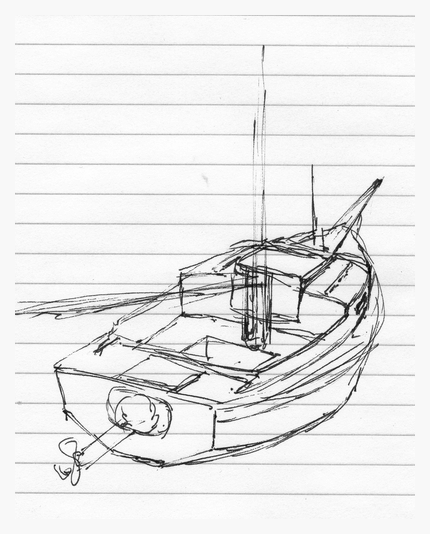
#> input picture results/183_img_moredata_CNN_E100_Batch10_Filters64_Neurons64_Actrelu_Layers_3.h5_0.55_test_before.png, 430 x 534 px, given in place of 107_img.png, which was not available
$ jupyter execute fourier_transform.ipynb   (older library calls are emulated)
#> lines starting #> are read from the running program, lines starting #| are printed output that depends on the picture; after the words box and inside, x2 and y2 are one past the last pixel; in counts of white or black regions, pixels touching at a corner belong together; pictures that were not available may be replaced by others from this repository, and a replacement may not be noted
[cell 1]
import numpy as np
from scipy.misc import imshow, imsave, imread, imresize
from scipy.ndimage import filters, morphology
from skimage import filters
from skimage.draw import line
from scipy import ndimage, spatial
import matplotlib.pyplot as plt

[cell 2]
def houghLines(img):
    w,h = img.shape
    acc=[]
    for i in range(h):
        rr,cc = line(0, i, w-1, h-i-1)
        acc.append(np.sum(img[rr, cc]))
    mi = np.argmax(acc)
    ret = np.zeros(img.shape, dtype=np.bool)
    rr,cc = line(0, mi, w-1, h-mi-1)
    ret[rr,cc]=True
    return ret

[cell 3]
def removeLines(img):
    imfft = np.fft.fft2(img)
    imffts = np.fft.fftshift(imfft)

    mags = np.abs(imffts)
    angles = np.angle(imffts)

    visual = np.log(mags)


    visual3 = np.abs(visual.astype(np.int16) - np.mean(visual))

    ret = houghLines(visual3)
    ret = morphology.binary_dilation(ret )
    ret = morphology.binary_dilation(ret )
    ret = morphology.binary_dilation(ret )
    ret = morphology.binary_dilation(ret )
    ret = morphology.binary_dilation(ret )
    w,h=ret.shape
    ret[int(w/2-3):int(w/2+3), int(h/2-3):int(h/2+3)]=False


    delta = np.mean(visual[ret]) - np.mean(visual)


    visual_blured = ndimage.gaussian_filter(visual, sigma=5)


    visual[ret] =visual_blured[ret]


    newmagsshift = np.exp(visual)

    newffts = newmagsshift * np.exp(1j*angles)

    newfft = np.fft.ifftshift(newffts)

    imrev = np.fft.ifft2(newfft)

    newim2 =  np.abs(imrev).astype(np.uint8)


    newim2 = np.maximum(newim2, img)

    return newim2

[cell 4]
img = imread('../data/medium/107_img.png', mode='L')
#> img: shape (534, 430); min 0, max 255, mean 233.8

[cell 5]
plt.imshow(img, cmap='gray')

[cell 6]
imffts = houghLines(img)
#> after the loop in houghLines, `for i in range(h):`: acc = 430 values, max 125482 at index 199, min 117474 at index 403, mean 122911.9
#> in houghLines, `mi = np.argmax(acc)`: mi = 199
#> in houghLines, `ret = np.zeros(img.shape, dtype=np.bool)`: ret: shape (534, 430) bool; every value is 0
#> in houghLines, `rr,cc = line(0, mi, w-1, h-mi-1)`: rr = 534 values from 0 to 533; cc = 534 values from 199 to 230
#> in houghLines, `ret[rr,cc]=True`:
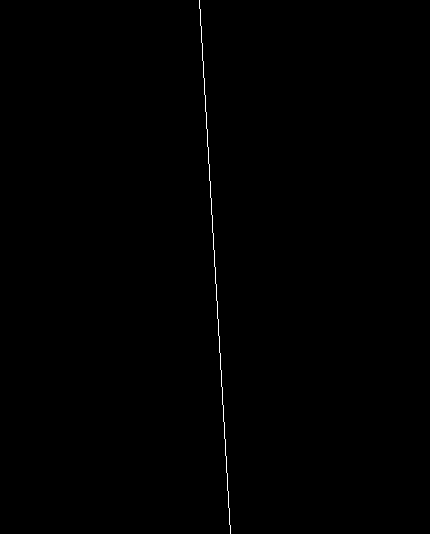
#> ret: shape (534, 430) bool; 0.23% white in thin lines or dots, all inside (x1, y1, x2, y2) = (199, 0, 231, 534)

[cell 7]
plt.imshow(houghLines(img), cmap='gray')

[cell 8]
imfft = np.fft.fft2(img)
imffts = np.fft.fftshift(imfft)

[cell 9]
mags = np.abs(imffts)
angles = np.angle(imffts)

[cell 10]
visual = np.log(mags)
visual3 = np.abs(visual.astype(np.int16) - np.mean(visual))
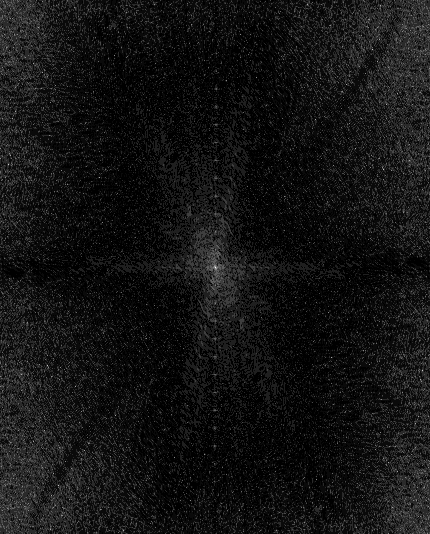
#> visual3: shape (534, 430) float64; min 0.335, max 8.34, mean 0.946; drawn with min black and max white

[cell 11]
plt.imshow(visual)

[cell 12]
plt.imshow(visual3)

[cell 13]
ret = houghLines(visual3)
#> in houghLines (call 3), `ret[rr,cc]=True`: ret: shape (534, 430) bool; 0.23% white in thin lines or dots, all inside (x1, y1, x2, y2) = (213, 0, 217, 534)
ret = morphology.binary_dilation(ret )
#> ret: shape (534, 430) bool; 0.7% white; 1 white region, box (x1, y1, x2, y2) and area: (212, 0, 218, 534) 1602
ret = morphology.binary_dilation(ret )
#> ret: shape (534, 430) bool; 1.2% white; 1 white region, box (x1, y1, x2, y2) and area: (211, 0, 219, 534) 2670
ret = morphology.binary_dilation(ret )
#> ret: shape (534, 430) bool; 1.6% white; 1 white region, box (x1, y1, x2, y2) and area: (210, 0, 220, 534) 3738
ret = morphology.binary_dilation(ret )
#> ret: shape (534, 430) bool; 2.1% white; 1 white region, box (x1, y1, x2, y2) and area: (209, 0, 221, 534) 4806
ret = morphology.binary_dilation(ret )
#> ret: shape (534, 430) bool; 2.6% white; 1 white region, box (x1, y1, x2, y2) and area: (208, 0, 222, 534) 5874

[cell 14]
plt.imshow(ret)

[cell 15]
w,h=ret.shape
#> w = 534; h = 430

[cell 16]
ret[int(w/2-3):int(w/2+3), int(h/2-3):int(h/2+3)]=False
#> ret: shape (534, 430) bool; 2.5% white; 1 white region, box (x1, y1, x2, y2) and area: (208, 0, 222, 534) 5838

[cell 17]
plt.imshow(ret)

[cell 18]
delta = np.mean(visual[ret]) - np.mean(visual)
#> delta = 1.09
visual_blured = ndimage.gaussian_filter(visual, sigma=5)
visual[ret] =visual_blured[ret]
#> visual: shape (534, 430) float64; min 2.18, max 17.8, mean 8.66
newmagsshift = np.exp(visual)

[cell 19]
newffts = newmagsshift * np.exp(1j*angles)
newfft = np.fft.ifftshift(newffts)
imrev = np.fft.ifft2(newfft)
newim2 =  np.abs(imrev).astype(np.uint8)
newim2 = np.maximum(newim2, img)

[cell 20]
plt.imshow(newim2, cmap='gray')

[cell 21]
fig, ax = plt.subplots(1, 2)
ax[0].imshow(removeLines(img), cmap='gray')

[cell 22]
def compare_to_FT(clean_img_path, dirty_img_path, rf_img_path):
#> called with rf_img_path = '../results/320_img_RF_Model_FLAT.png'
    rf = imread(rf_img_path, mode='L')
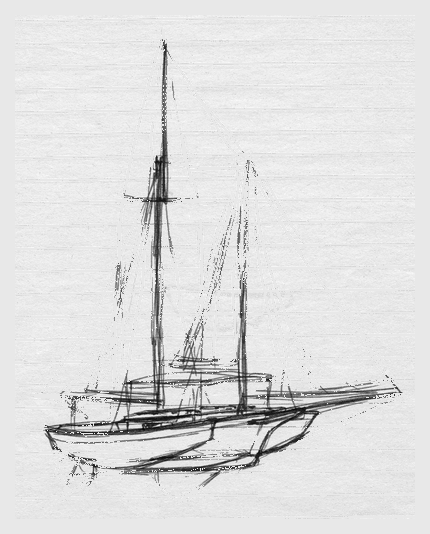
#> input picture results/320_img_RF_Model_FLAT.png, 430 x 534 px
#> rf: shape (534, 430); min 0, max 255, mean 222.9
    clean = imread(clean_img_path, mode='L')
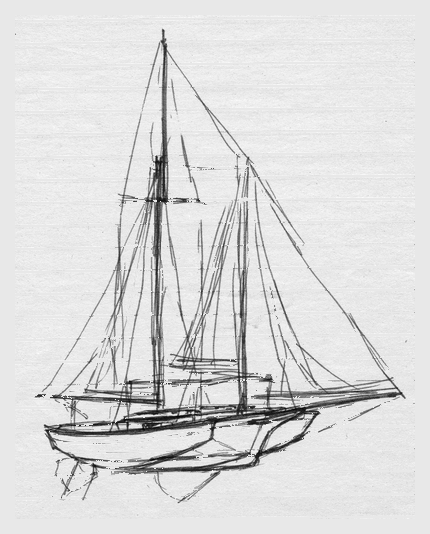
#> input picture results/320_img_moredata_CNN_E100_Batch10_Filters64_Neurons64_Actrelu_Layers_3.h5_0.55_test_after.png, 430 x 534 px
#> clean: shape (534, 430); min 0, max 255, mean 220.1
    img = imread(dirty_img_path, mode='L')
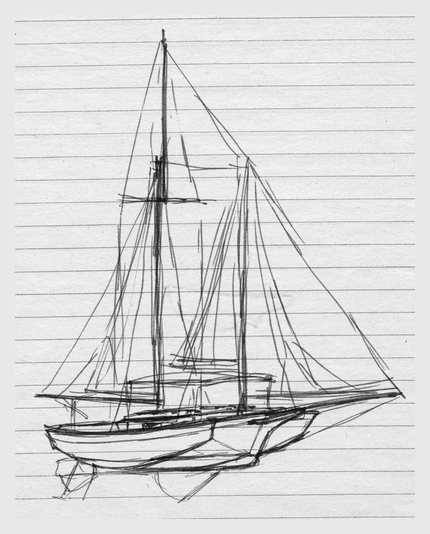
#> input picture results/320_img_moredata_CNN_E100_Batch10_Filters64_Neurons64_Actrelu_Layers_3.h5_0.55_test_before.png, 430 x 534 px
#> img: shape (534, 430); min 0, max 255, mean 217
    ft_clean = removeLines(img)
#> in removeLines (call 2), `angles = np.angle(imffts)`:
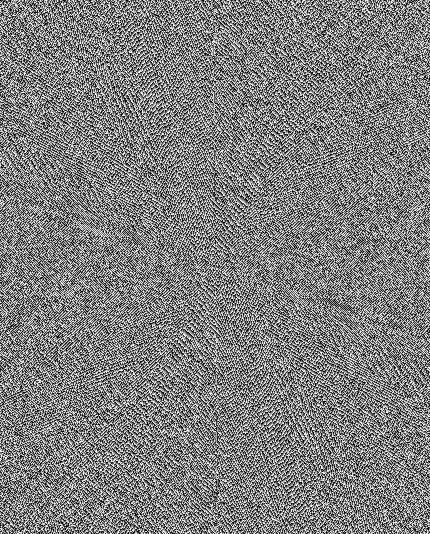
#> angles: shape (534, 430) float64; min -3.14, max 3.14, mean -1.37e-05; drawn with min black and max white
#> in removeLines (call 2), `visual = np.log(mags)`:
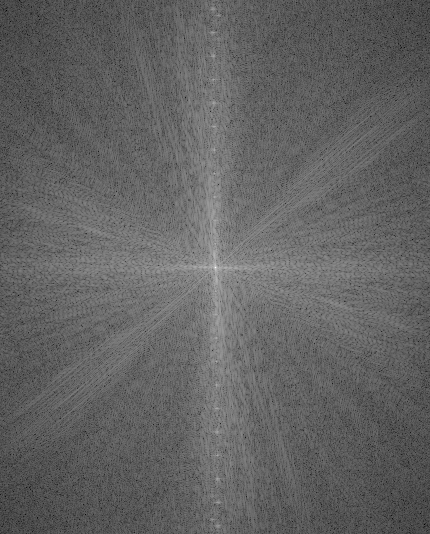
#> visual: shape (534, 430) float64; min 2.46, max 17.72, mean 8.39; drawn with min black and max white
#> in removeLines (call 2), `visual3 = np.abs(visual.astype(np.int16) - np.mean(visual))`:
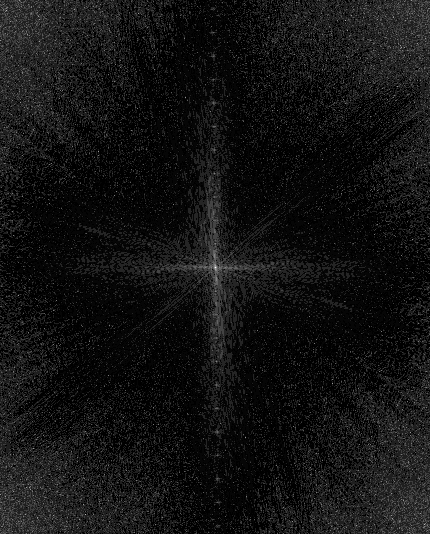
#> visual3: shape (534, 430) float64; min 0.39, max 8.61, mean 0.992; drawn with min black and max white
#> in houghLines (call 5), `ret[rr,cc]=True`: ret: shape (534, 430) bool; 0.23% white in thin lines or dots, all inside (x1, y1, x2, y2) = (211, 0, 219, 534)
#> in removeLines (call 2), `ret = morphology.binary_dilation(ret )`: ret: shape (534, 430) bool; 0.7% white; 1 white region, box (x1, y1, x2, y2) and area: (210, 0, 220, 534) 1602
#> in removeLines (call 2), `ret = morphology.binary_dilation(ret )`: ret: shape (534, 430) bool; 1.2% white; 1 white region, box (x1, y1, x2, y2) and area: (209, 0, 221, 534) 2670
#> in removeLines (call 2), `ret = morphology.binary_dilation(ret )`: ret: shape (534, 430) bool; 1.6% white; 1 white region, box (x1, y1, x2, y2) and area: (208, 0, 222, 534) 3738
#> in removeLines (call 2), `ret = morphology.binary_dilation(ret )`: ret: shape (534, 430) bool; 2.1% white; 1 white region, box (x1, y1, x2, y2) and area: (207, 0, 223, 534) 4806
#> in removeLines (call 2), `ret = morphology.binary_dilation(ret )`: ret: shape (534, 430) bool; 2.6% white; 1 white region, box (x1, y1, x2, y2) and area: (206, 0, 224, 534) 5874
#> in removeLines (call 2), `ret[int(w/2-3):int(w/2+3), int(h/2-3):int(h/2+3)]=False`: ret: shape (534, 430) bool; 2.5% white; 1 white region, box (x1, y1, x2, y2) and area: (206, 0, 224, 534) 5838
#> in removeLines (call 2), `delta = np.mean(visual[ret]) - np.mean(visual)`: delta = 1.7
#> in removeLines (call 2), `visual_blured = ndimage.gaussian_filter(visual, sigma=5)`:
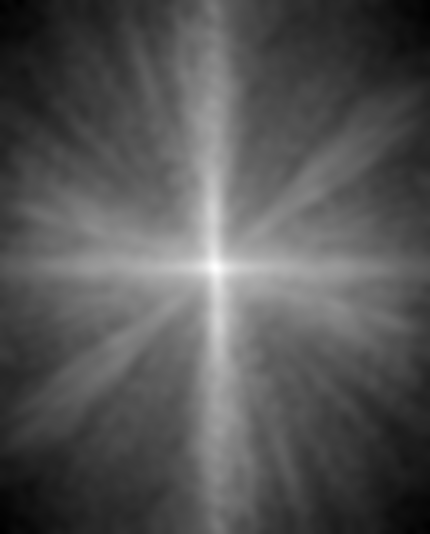
#> visual_blured: shape (534, 430) float64; min 6.62, max 11.92, mean 8.39; drawn with min black and max white
#> in removeLines (call 2), `visual[ret] =visual_blured[ret]`: visual: shape (534, 430) float64; 2.54% of pixels changed, all inside (x1, y1, x2, y2) = (206, 0, 224, 534)
#> in removeLines (call 2), `newim2 = np.maximum(newim2, img)`:
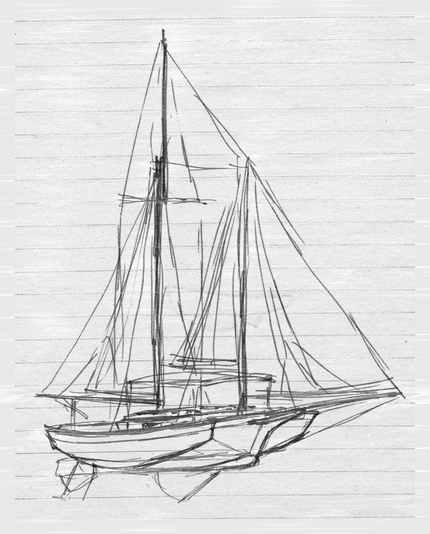
#> newim2: shape (534, 430); min 18, max 255, mean 221.5
    fig, ax = plt.subplots(1, 4, figsize=(20, 20))
    ax[0].imshow(img, cmap='gray')
    ax[0].set_title('Original', fontsize=30)
    ax[0].set_axis_off()
    ax[1].imshow(clean, cmap='gray')
    ax[1].set_title('CNN', fontsize=30)
    ax[1].set_axis_off()
    ax[2].imshow(ft_clean, cmap='gray')
    ax[2].set_title('Fourier Transform', fontsize=30)
    ax[2].set_axis_off()
    ax[3].imshow(rf, cmap='gray')
    ax[3].set_title('Random Forest', fontsize=30)
    ax[3].set_axis_off()

[cell 23]
clean_img_path = '../results/320_img_moredata_CNN_E100_Batch10_Filters64_Neurons64_Actrelu_Layers_3.h5_0.55_test_after.png'
dirty_img_path = '../results/320_img_moredata_CNN_E100_Batch10_Filters64_Neurons64_Actrelu_Layers_3.h5_0.55_test_before.png'
rf_img_path = '../results/320_img_RF_Model_FLAT.png'

[cell 24]
compare_to_FT(clean_img_path, dirty_img_path, rf_img_path)
